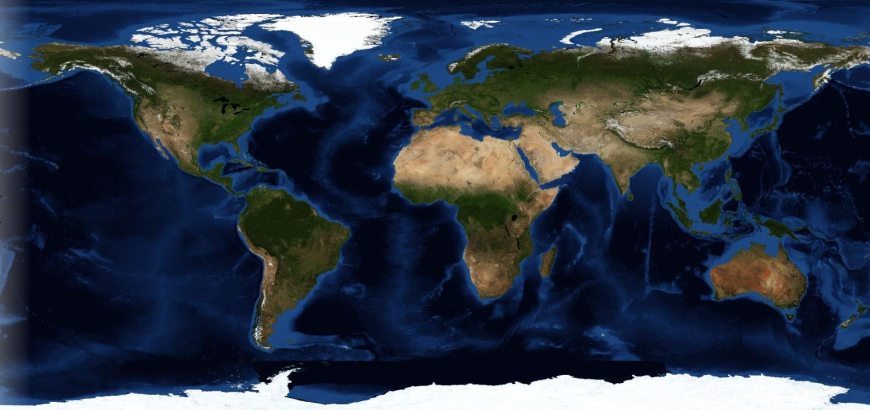
#> input picture openCL_EarthModel/blue.jpg, 1740 x 819 px (shown at 1/2 size)
$ python makeEarthPicture.py
#> lines starting #> are read from the running program, lines starting #| are printed output that depends on the picture
#coding=utf8
import matplotlib.pyplot as plt
from mpl_toolkits.basemap import Basemap
from PIL import Image
# [5 lines of commented-out code are left out]
fileName = "blue.jpg"
# plt.savefig(fileName,dpi=200,bbox_inches='tight')

img = Image.open(fileName)
#> img is the input picture: PIL image 1740x819 RGB; mean R, G, B 45.3, 55.9, 71.2
# img = img.resize((8192,4096))
img = img.resize((1024,1024))
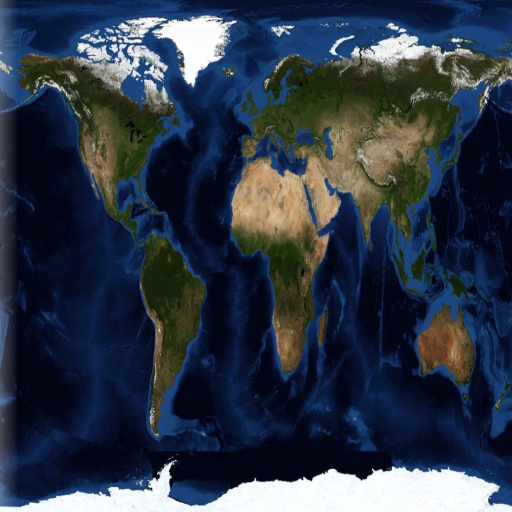
#> img: PIL image 1024x1024 RGB (shown at 1/2 size); mean R, G, B 45.3, 55.9, 71.2

fileName = "blue2.jpg"

img.save(fileName)
